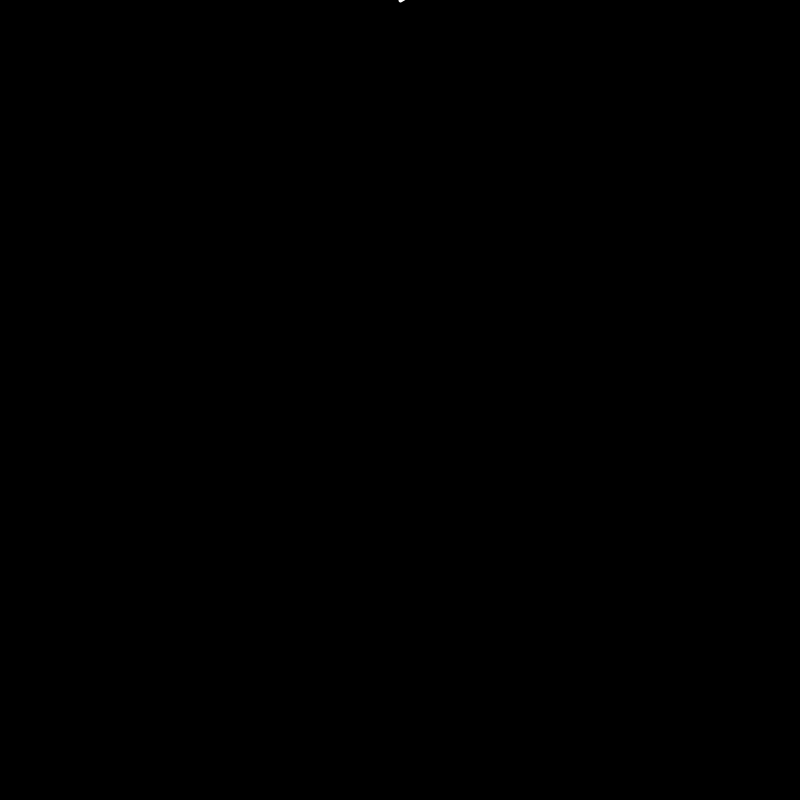
Frame 1 (no input)
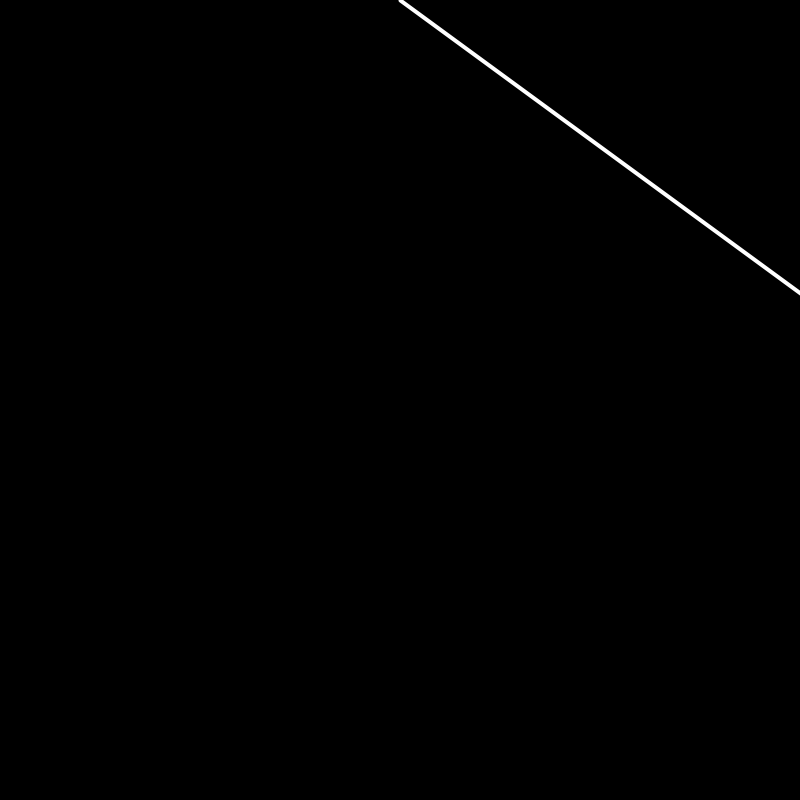
Frame 60 (the mouse pressed at the canvas centre just before this capture)
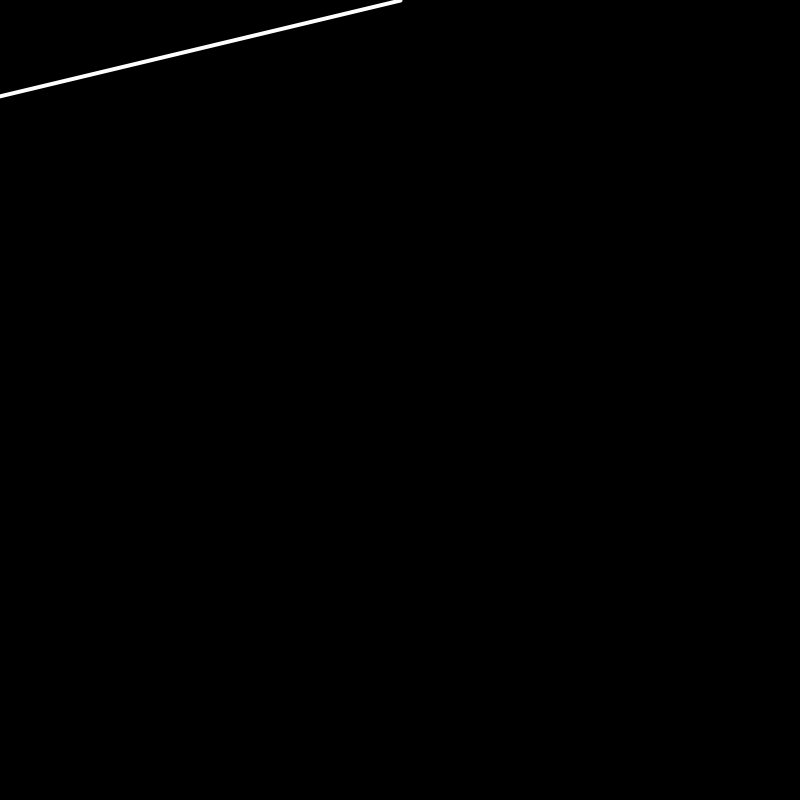
Frame 120 (the mouse held since frame 60 and released just before this capture)

The Processing sketch that drew these frames (run headless with seeded random() and noise(); from frame 60 on, the mouse is pressed at the canvas centre):

// Processing sketch: sketch_6_1
// ── sketch_6_1.pde
//Made by Robin Venhuizen and Thomas van Wanrooij
//Inspired by the nature of code chapter 3 by Daniel Shiffman
//https://natureofcode.com/book/chapter-3-oscillation/

Ball ball1;

void setup() {
  size (800, 800);
  ball1 = new Ball(new PVector(height/2,0), 700); //Create new instance of Ball
}

void draw() {
  background(0);
  ball1.display();
}

// ── ball.pde
float line; //Length of the line
float angle = PI/1.5; //Starting angle (position)
float speed;
float accel;
float friction = 0.998; //Friction factor
float gravity = 0.5; //Acceleration through gravity simulation
PVector ballPos;
PVector start;

class Ball {

  Ball(PVector initStart, float initLine) {
    line = initLine;
    start = initStart;
    ballPos = new PVector();
  }

  void display() {
    accel = (-1 * gravity / line ) * sin(angle); //Acceleration based on the (inverted) gravity, taking into account the angle of the object

    speed += accel; //Updating of acceleration 
    speed *= friction; //Factoring in the friction value to the speed (decreasing speed as result)
    angle += speed; //Angular position with speed update

    ballPos.set(line*sin(angle), line*cos(angle)); //New position, taking angle into account
    ballPos.add(start); //Add starting position
    
    //Draw figure
    fill(255);
    ellipse(ballPos.x, ballPos.y, 50, 50);
    stroke(255);
    strokeWeight(4);
    line(width/2, 0, ballPos.x, ballPos.y);
  }
}
